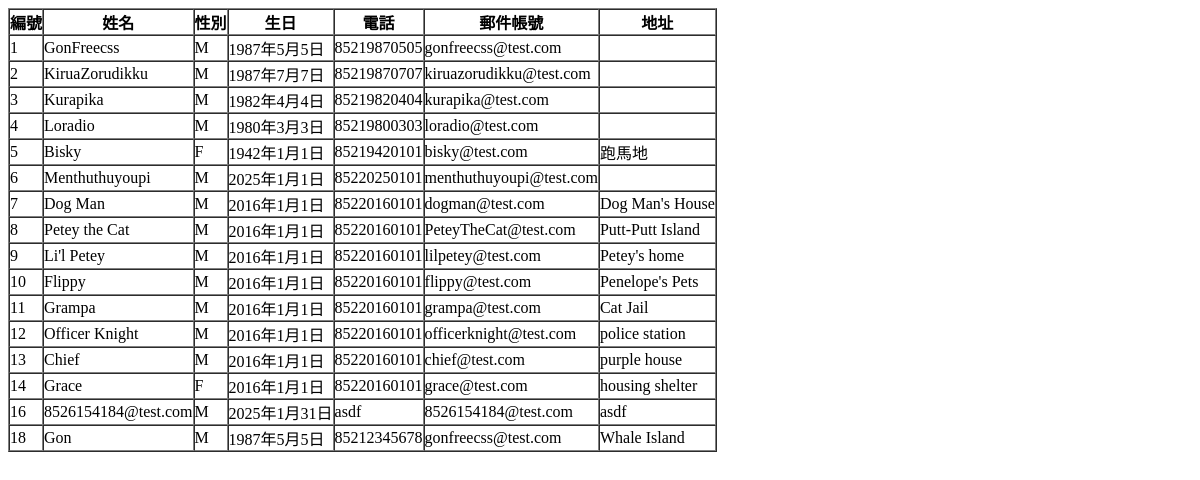
Page /listall/ on the earlier database version.
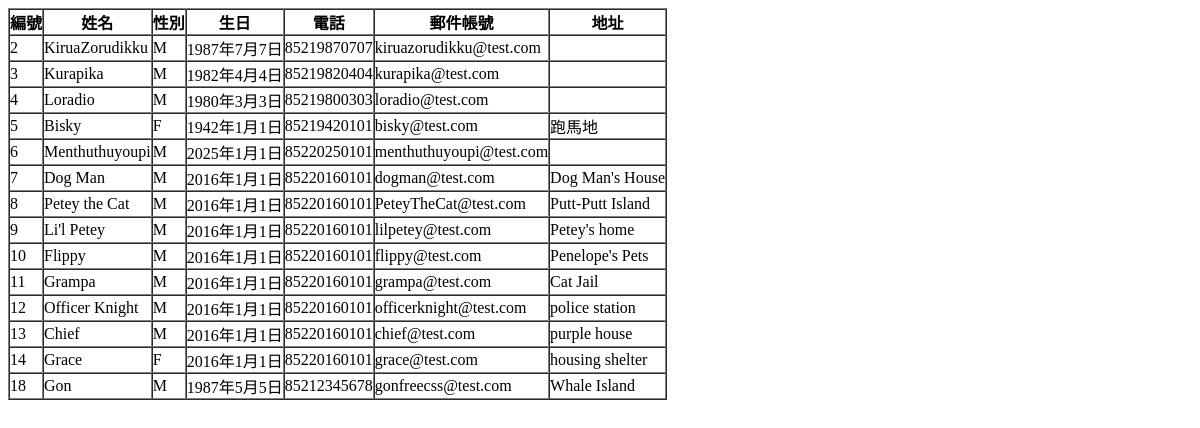
Same page on the later database version.
### myapp/models.py (models this page shows, shortened)
class Craftsman(models.Model):
    cId = models.PositiveIntegerField(primary_key=False)
    cName = models.CharField(max_length=20, null=False)
    cSex = models.CharField(max_length=2, default='M', null=False)
    cBirthday = models.DateField(null=False)
    cEmail = models.EmailField(max_length=100, blank=True, default='')
    cPhone = models.CharField(max_length=50, blank=True, default='')
    cAddr = models.CharField(max_length=255, blank=True, default='')

### myapp/views.py (the view)
# urls.py: re_path(r'^listall/$', views.listall),
def listall(request):
    try:
        unit = Craftsman.objects.all().order_by('id')
    except:
        erromessage = "(erromessage)"
    return render(request, "listall.html", locals())

### templates/listall.html (shortened to what this page needs)
{% extends 'base.html' %}
{% block content %}
    <div id="home">
        <table border="1" cellpadding="0" cellspacing="0">
            <th>編號</th><th>姓名</th><th>性別</th><th>生日</th><th>電話</th><th>郵件帳號</th><th>地址</th>
            {% for craftsman in unit %}
            <tr><td>{{craftsman.id}}</td>
                <td>{{craftsman.cName}}</td>
                <td>{{craftsman.cSex}}</td>
                <td>{{craftsman.cBirthday}}</td>
                <td>{{craftsman.cPhone}}</td>
                <td>{{craftsman.cEmail}}</td>
                <td>{{craftsman.cAddr}}</td>
            </tr>
            {% endfor %}
        </table>
    </div>
{% endblock %}

Differences in the rows shown:
removed Craftsman: id "1", cName "GonFreecss", cSex "M", cBirthday "1987年5月5日", cPhone "85219870505", cEmail "gonfreecss@test.com"
removed Craftsman: id "16", cName "8526154184@test.com", cSex "M", cBirthday "2025年1月31日", cPhone "asdf", cEmail "8526154184@test.com", cAddr "asdf"
